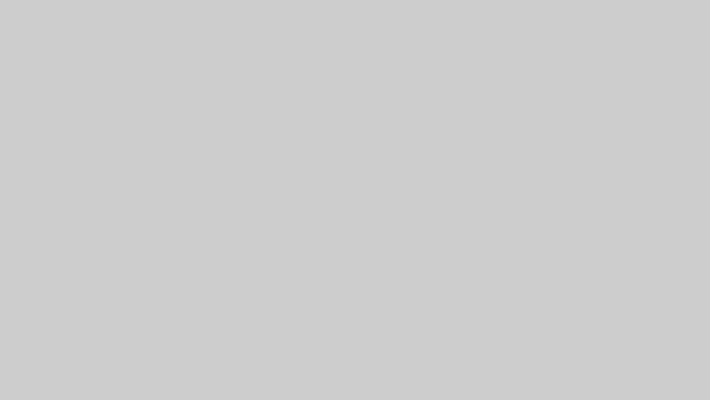
Frame 1 (no input)
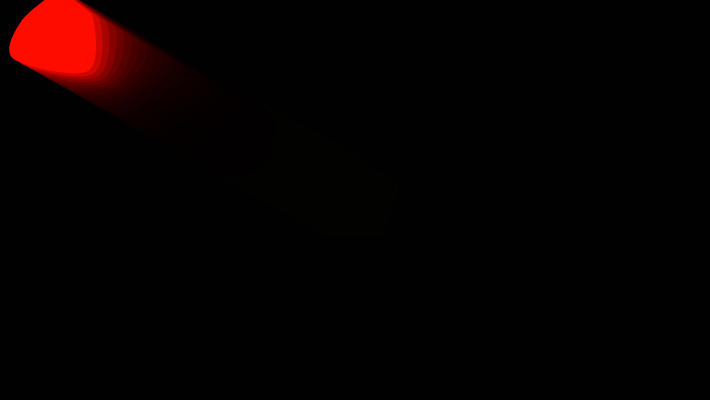
Frame 60 (no input)
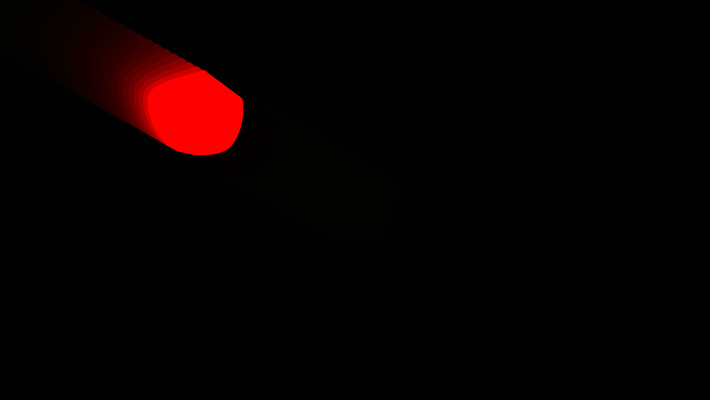
Frame 120 (the mouse pressed at the canvas centre since frame 60)

The p5.js sketch that drew these frames (run headless with seeded random() and noise() and a simulated clock; from frame 60 on, the mouse is pressed at the canvas centre):

// p5.js sketch
// ── sketch.js
// Source: https://p5js.org/examples/math-and-physics-soft-body/
// Created by Ira Greenberg. Revised by Darren Kessner. From 2024 onwards, edited and maintained by p5.js Contributors and Processing Foundation. Licensed under CC BY-NC-SA 4.0.


// Declare variables for the physics calculations
// My comments: These are global variables for later usage which could save more tiem to do the calculation and clearify all the relations between the datas. These especially are for physics calculation later in the code.
let centerX = 0.0;
let centerY = 0.0;
let radius = 45;
let rotAngle = -90;
let accelX = 0.0;
let accelY = 0.0;
let deltaX = 0.0;
let deltaY = 0.0;
// My question: Why is springing set to such a small value (0.0009)? What happens if you make it larger?
// I tried to make the number bigger, and it turned out to be very exaggerated.
let springing = 0.0009;
let damping = 0.98;

// Declare variables for specifying vertex locations
// My comments: Same thing, global variables, mosly are arrays that can be used later for vertex locations variations.
let nodes = 5;
let nodeStartX = [];
let nodeStartY = [];
let nodeX = [];
let nodeY = [];
let angle = [];
let frequency = [];

// Declare the variable for the curve tightness
let organicConstant = 1.0;

function setup() {
  createCanvas(710, 400);

  // Start in the center of the canvas
  // My comments: The star is going to start from the center of the canvas.
  centerX = width / 2;
  centerY = height / 2;

  // Initialize arrays to 0
  for (let i = 0; i < nodes; i++) {
    nodeStartX[i] = 0;
    nodeStartY[i] = 0;
    nodeX[i] = 0;
    nodeY[i] = 0;
    angle[i] = 0;
  }

  // Initialize frequencies for corner nodes
  for (let i = 0; i < nodes; i++) {
    frequency[i] = random(5, 12);
  }

  noStroke();
  angleMode(DEGREES);
}

function draw() {
  // Use alpha blending for fade effect
  // My comments: Making the lagging effect for the star. Some of his track will show behind but fading.
  background(0, 50);

  // Draw and move the shape
  // My comments: Call the functions that are created behind.
  drawShape();
  moveShape();
}

function drawShape() {
  // Calculate node starting locations
  // My comments:Place each node(5 in total) evenly around a circle.
  for (let i = 0; i < nodes; i++) {
    nodeStartX[i] = centerX + cos(rotAngle) * radius;
    nodeStartY[i] = centerY + sin(rotAngle) * radius;
    rotAngle += 360.0 / nodes;
  }

  // Draw the polygon
  curveTightness(organicConstant);
  // My comments: Let the color gradually changing from red to yellow and yellow to red, but depending on the stableness of the star, when it's fast, it turns more red, when its more stable, it turns more yellow.
  let shapeColor = lerpColor(color('red'), color('yellow'), organicConstant);
  fill(shapeColor);

  // My comments: Draw a margin for the star connecting the nodes.
  beginShape();
  for (let i = 0; i < nodes; i++) {
    curveVertex(nodeX[i], nodeY[i]);
  }
  endShape(CLOSE);
}

function moveShape() {
  // Move center point
  deltaX = mouseX - centerX;
  deltaY = mouseY - centerY;

  // Create springing effect
  deltaX *= springing;
  deltaY *= springing;
  accelX += deltaX;
  accelY += deltaY;

  // Move center
  // My comments: When mouse move to the other place, it's gonna chase it do accelaration
  centerX += accelX;
  centerY += accelY;

  // Slow down springing
  // My comments: When it's approching and getting close to the mouse position, its gonna slow down.
  accelX *= damping;
  accelY *= damping;

  // Change curve tightness based on the overall acceleration;
  // use abs() to avoid dependence on direction of acceleration
  // My comment: Detect the speed?
  // My quesiton: Why does the code use abs() when calculating organicConstant? What would go wrong without it?
  organicConstant = 1 - (abs(accelX) + abs(accelY)) * 0.1;

  // Move nodes
  // My comments: Offsets each node from its original even position using a sine wave. Each nodes has their own frequency, so they wobble independently when the star moving around.
  for (let i = 0; i < nodes; i++) {
    nodeX[i] = nodeStartX[i] + sin(angle[i]) * (accelX * 2);
    nodeY[i] = nodeStartY[i] + sin(angle[i]) * (accelY * 2);
    angle[i] += frequency[i];
  }
}
